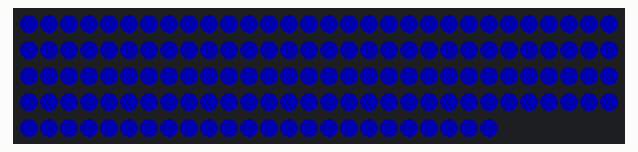
Simulated run of this program. Board: ESP32-S3. On the bench: 144 RGB LEDs in strip order, left to right, continuing on the next row. Dim RGB values are drawn brighter than linear.

Above: at 0.1 s.
At 6.05 s:
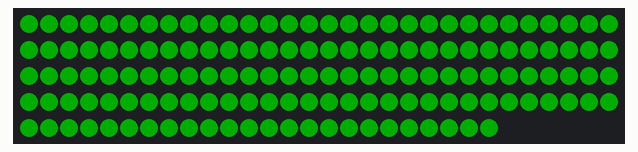
At 12.09 s:
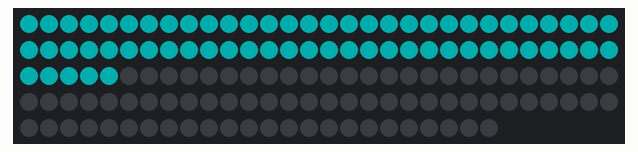
At 14.82 s:
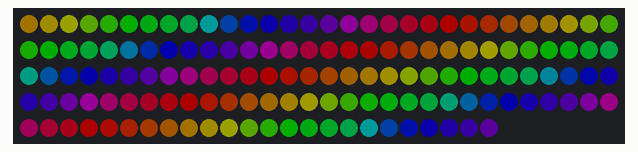
At 18.8 s:
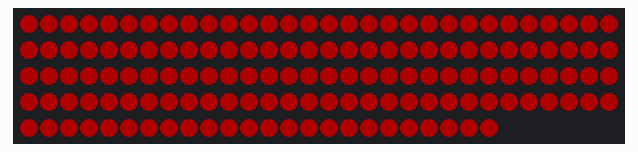
At 30.1 s:
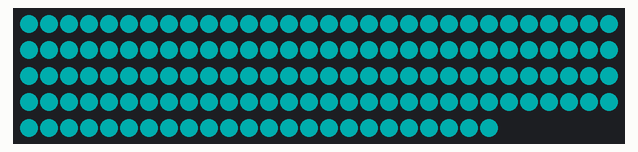

Measured:
- what the display in image 4 shows lasts 0.7 s, from 18.7 s to 19.4 s
- what the display in image 5 shows lasts 3.0 s, from 30.0 s to 33.0 s

The program:

main.cpp
```cpp
#include <Arduino.h>

// #define FASTLED_USES_ESP32S3_I2S

#include <FastLED.h>
// #include "fl/assert.h"

#define FAST_LED_PIN 14
#define NUM_LEDS 144

// const bool gUseFastLEDApi = true;  // Set this to false to use the raw driver.
// fl::InternalI2SDriver *i2s_driver = nullptr;

CRGB leds[NUM_LEDS];

uint8_t rgb_arr[3] = {0, 0, 255};

unsigned long last_fill_stamp;
bool on_state;
uint8_t hb_state;
bool move_state_init;
uint16_t led_counter;

void fillLED(uint8_t red, uint8_t green, uint8_t blue) {
	for (int i = 0; i < NUM_LEDS; i++){
		leds[i] = CRGB(red, green, blue);
	}
	FastLED.show();
}

void fillLED(uint8_t rgb[3]) {
	for (int i = 0; i < NUM_LEDS; i++){
		leds[i] = CRGB(rgb[0], rgb[1], rgb[2]);
	}
	FastLED.show();
}

void blink_steady(uint8_t RGB_arr[3], unsigned long on_time_ms, unsigned long off_time_ms) {
	/*
		Blink steady with constant frequency with on time and off time
	*/

	if (! on_state) {
		if ((millis() - last_fill_stamp) > off_time_ms)  {
			fillLED(RGB_arr[0], RGB_arr[1], RGB_arr[2]);
			last_fill_stamp = millis();
			on_state = true;
		}
	}
	else {
		if ((millis() - last_fill_stamp) > on_time_ms) {
			fillLED(0, 0, 0);
			last_fill_stamp = millis();
			on_state = false;
		}
	}
}

void blink_heartbeat(uint8_t RGB_arr[3], unsigned long pause_time_ms) {
	/*
		Blink two times quickly then pause for a while

		hb_state 0 pulse up first
		hb_state 1 pulse down first
		hb_state 2 pulse up second
		hb_state 3 pulse down second
		hb_state 4 pulse down long res
	*/
	if ((hb_state == 0) or (hb_state == 2)) {
		if ((millis() - last_fill_stamp) > 100) {
			fillLED(RGB_arr[0], RGB_arr[1], RGB_arr[2]);
			last_fill_stamp = millis();
			if (hb_state == 0) {
				hb_state = 1;
			} else if (hb_state == 2) {
				hb_state = 3;
			}
		}
	} else if ((hb_state == 1) or (hb_state == 3)) {
		if ((millis() - last_fill_stamp) > 100) {
			fillLED(0, 0, 0);
			last_fill_stamp = millis();
			if (hb_state == 1) {
				hb_state = 2;
			} else if (hb_state == 3) {
				hb_state = 4;
			}
		}
	} else if (hb_state == 4) {
		if ((millis() - last_fill_stamp) > pause_time_ms) {
			fillLED(0, 0, 0);
			last_fill_stamp = millis();
			hb_state = 0;
		}
	}
}

void led_moving(uint8_t RGB_arr[3], unsigned long move_time_ms) {
  /*

  */
	if (! move_state_init) {
		fillLED(0, 0, 0);
		move_state_init = true;
		led_counter = 0;
	}
	else {
		if ((millis() - last_fill_stamp) > move_time_ms) {
			leds[led_counter] = CRGB(RGB_arr[0], RGB_arr[1], RGB_arr[2]);
			FastLED.show();
			led_counter += 1;
			last_fill_stamp = millis();
			if (led_counter >= NUM_LEDS){
				move_state_init = false;
			}
		}
	}
}

uint8_t hue = 0;
void rainbow_growing() {
	for (int i = 0; i < NUM_LEDS; i++) {
		leds[i] = CHSV(hue + (i * 10), 255, 255);
	}

	EVERY_N_MILLISECONDS(5) {
    hue++;
	}

	if (hue > 255) {
		hue = 0;
	}

	FastLED.show();

}

int count = 0;
unsigned long last_switch_led_stamp = millis();


void setup() {

	FastLED.addLeds<NEOPIXEL, FAST_LED_PIN>(leds, NUM_LEDS);
	FastLED.setBrightness(50);

	last_fill_stamp = millis();
	on_state = false;
	hb_state = 0;
	led_counter = 0;
	move_state_init = false;

	last_switch_led_stamp = millis();

}

void loop() {

	if ((millis() - last_switch_led_stamp) > 3000){
		count += 1;
		last_switch_led_stamp = millis();
	}

	if (count > 4){
		count = 0;
	}

	if (count == 0){
		fillLED(rgb_arr);
	} else if (count == 1){
		rgb_arr[0] = 255;
		rgb_arr[1] = 0;
		rgb_arr[2] = 0;
		blink_steady(rgb_arr, 700, 700);
	} else if (count == 2){
		rgb_arr[0] = 0;
		rgb_arr[1] = 255;
		rgb_arr[2] = 0;
		blink_heartbeat(rgb_arr, 700);
	} else if (count == 3) {
		rgb_arr[0] = 0;
		rgb_arr[1] = 255;
		rgb_arr[2] = 255;
		led_moving(rgb_arr, 40);
	} else if (count == 4){
		rainbow_growing();
	}


}
```
